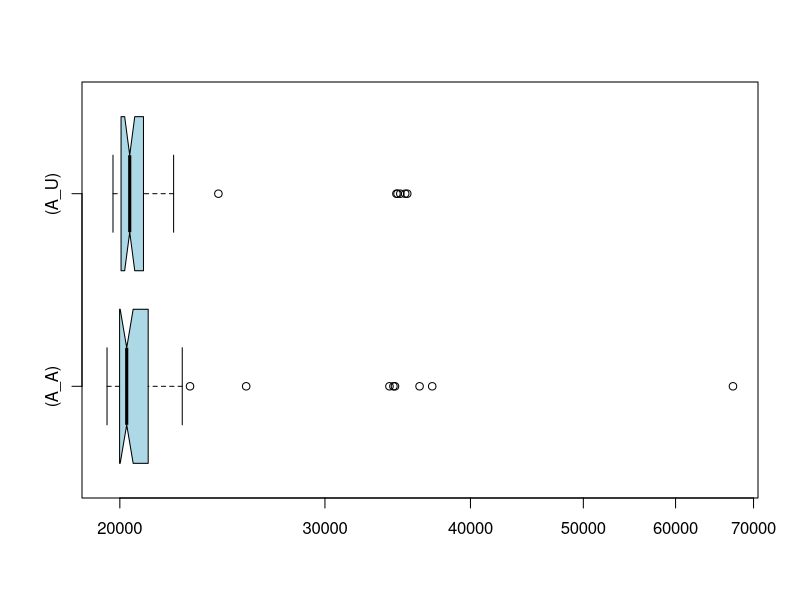

Write the R code that produced this figure.
if (exists("A_A")) remove("A_A")
if (exists("A_U")) remove("A_U")
if (exists("C_A")) remove("C_A")
if (exists("C_U")) remove("C_U")
A_U<-c(34554,34628,34819,35159,35301,20160,19830,20370,21042,20193,20612,20812,20143,21512,19943,20180,20354,20711,19993,20147,19796,20007,20678,20634,20275,24301,19731,20624,20522,19774,20125,20046,20957,19969,19817,21180,19924,22243,19918,20389,20915,20428,20629,21478,21050,20169,20223,20400,20608,20048)
A_A<-c(37087,36171,34456,34081,34349,21153,20467,19857,20147,19909,19990,19861,20315,19666,20519,20495,19741,22058,22976,20470,19611,20074,20261,20499,19858,20668,20131,19952,20532,20308,21421,22084,20147,19788,19500,20002,20079,20114,20089,20032,19973,67210,20369,20826,25674,20054,19836,20286,22626,20230)
if (exists("A_U")) boxplot.stats(A_U)
if (exists("A_A")) boxplot.stats(A_A)
if (exists("C_U")) boxplot.stats(C_U)
if (exists("C_A")) boxplot.stats(C_A)
if (exists("A_U")) summary(A_U)
if (exists("A_A")) summary(A_A)
if (exists("C_U")) summary(C_U)
if (exists("C_A")) summary(C_A)
if (exists("A_U")) boxplot(A_A,A_U,col="lightblue",horizontal=TRUE,log="x",match=TRUE,names=c("(A_A)","(A_U)"),notch=TRUE)
if (exists("C_U")) boxplot(C_A,C_U,col="lightblue",horizontal=TRUE,log="x",match=TRUE,names=c("(C_A)","(C_U)"),notch=TRUE)
